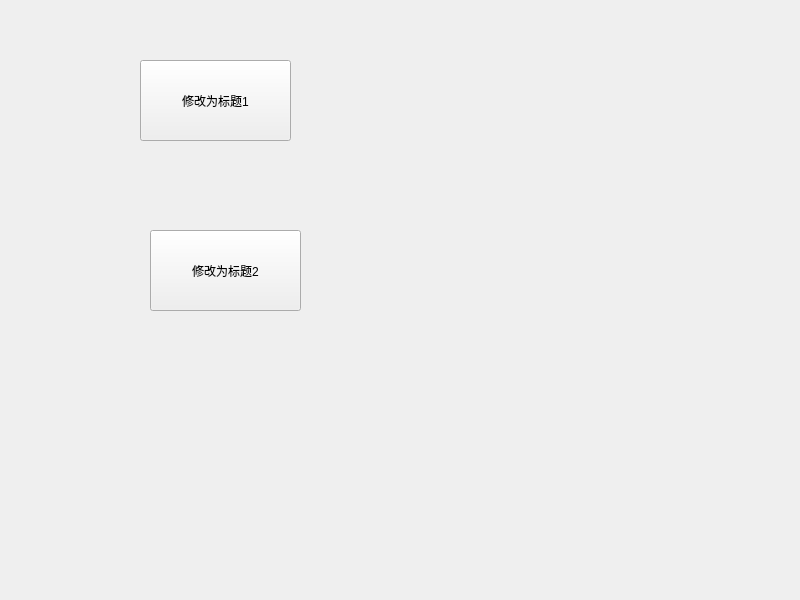
<?xml version="1.0" encoding="UTF-8"?>
<ui version="4.0">
 <class>Widget</class>
 <widget class="QWidget" name="Widget">
  <property name="geometry">
   <rect>
    <x>0</x>
    <y>0</y>
    <width>800</width>
    <height>600</height>
   </rect>
  </property>
  <property name="windowTitle">
   <string>Widget</string>
  </property>
  <widget class="QPushButton" name="pushButton">
   <property name="geometry">
    <rect>
     <x>140</x>
     <y>60</y>
     <width>151</width>
     <height>81</height>
    </rect>
   </property>
   <property name="text">
    <string>修改为标题1</string>
   </property>
  </widget>
  <widget class="QPushButton" name="pushButton_2">
   <property name="geometry">
    <rect>
     <x>150</x>
     <y>230</y>
     <width>151</width>
     <height>81</height>
    </rect>
   </property>
   <property name="text">
    <string>修改为标题2</string>
   </property>
  </widget>
 </widget>
 <resources/>
 <connections/>
</ui>
